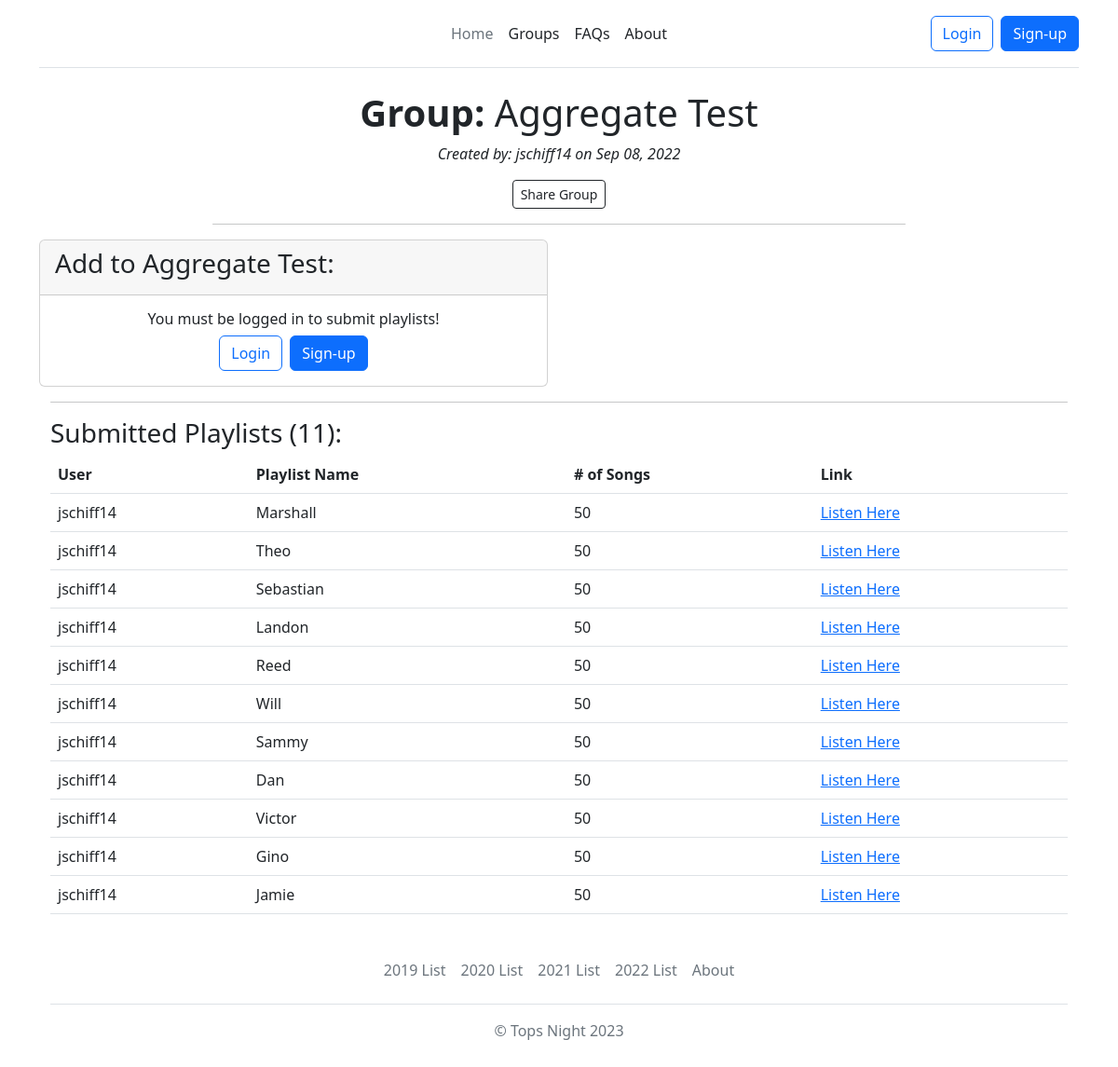
Screenshot of /ViewGroup/11 with the database file from the repository.
### TopsListGenerator/models.py (models this page shows, shortened)
class TopsGroup(models.Model):
	name = models.CharField(max_length=100)
	password = models.CharField(max_length=100)
	playlistHTML = models.TextField(blank=True,null=True)
	created = models.DateTimeField(auto_now_add=True)
	playlistlength = models.IntegerField(blank=True,null=True)
	min_date = models.DateField(blank=True,null=True)
	max_date = models.DateField(blank=True,null=True)
	user = models.ForeignKey(User, on_delete=models.CASCADE)

class Playlist(models.Model):
	name = models.CharField(max_length=100)
	url = models.URLField()
	songs = models.IntegerField(blank=True,null=True)
	playlistHTML = models.TextField(blank=True,null=True)
	created = models.DateTimeField(auto_now_add=True)
	user = models.ForeignKey(User, on_delete=models.CASCADE)
	groups = models.ManyToManyField(TopsGroup)

### TopsListGenerator/views.py (the view)
# urls.py: path("ViewGroup/<int:group_pk>", views.viewgroup, name="viewgroup"),
def viewgroup(request, group_pk):
    if request.user.is_authenticated:
        group = get_object_or_404(TopsGroup, pk=group_pk)
        playlists = Playlist.objects.filter(user=request.user).exclude(groups=group)
        group_playlists = Playlist.objects.filter(groups=group_pk)
        if request.method == "GET":
            return render(request, 'TopsListGenerator/viewgroup.html', {'group' : group, 'playlists' : playlists, 'group_playlists' : group_playlists})
        else:
            if request.POST.get('password') == group.password:
                playlist = get_object_or_404(Playlist, pk=request.POST.get('playlist'))
                playlist.groups.add(group)
                messages.success(request, f"{playlist.name} added to {group.name} successfully!")
                return render(request, 'TopsListGenerator/viewgroup.html', {'group' : group, 'playlists' : playlists, 'group_playlists' : group_playlists})
            else:
                return render(request, 'TopsListGenerator/viewgroup.html', {'group' : group, 'playlists' : playlists, 'group_playlists' : group_playlists, 'error' : 'Incorrect Password'})
    else:
       group = get_object_or_404(TopsGroup, pk=group_pk)
       group_playlists = Playlist.objects.filter(groups=group_pk)
       return render(request, 'TopsListGenerator/viewgroup.html', {'group' : group, 'group_playlists' : group_playlists})

### TopsListGenerator/templates/TopsListGenerator/viewgroup.html (shortened to what this page needs)
{% extends 'TopsListGenerator/base.html' %}
{% block content %}
<div class="col-8 mx-auto">
	<h1 class="text-center"><strong>Group:</strong> {{ group.name }}</h1>
	<p class="fst-italic text-center">Created by: {{ group.user }} on {{ group.created|date:"M d, Y" }}</p>
	<div class="one d-flex justify-content-center">
		<button type="button" class="btn btn-outline-dark btn-sm" onclick="copyText()" data-bs-toggle="popover" title="Link Copied!">Share Group</button>
	</div>
	<hr class="rounded">
</div>
<div class="row">
	<div class="col-6">
		<div class="card">
		  <div class="card-header">
		    <h3>Add to {{ group.name }}:</h3>
		  </div>
  			<div class="card-body">
  			{% if user.is_authenticated %}
				{% if playlists %}
				<form method="POST" action="{% url 'viewgroup' group.pk %}">
		        	{% csrf_token %}
		            <div class="form-floating mb-3">
		                <select class="form-select" aria-label="Default select example" name="playlist" required id="id_playlist">
			                {% for p in playlists %}
			                	<option value="{{ p.id }}">{{ p.name }}</option>
			                {% endfor %}
					    </select>
		                <label for="name">Playlist</label>
		                <div id="playlistHelp" class="form-text">Select an imported playlist</div>
		            </div>
		            <div class="form-floating mb-3">
		                <input type="password" class="form-control" id="password" name="password"placeholder="password">
		                <label for="password">Group Password</label>
		                <div id="passwordHelp" class="form-text">Input {{ group.name }}'s password</div>
		            </div>
		            <button type="submit" class="btn btn-primary">Submit Playlist</button>
		        </form>
				{% else %}
				<h6 class="text-center">No playlists to add!</h6>
				<div class="d-flex justify-content-center">
					<a role="button" class="btn btn-outline-primary" href="{% url 'importplaylist' %}">Import Playlist</a>
				</div>
				{% endif %}
			{% else %}
				<h6 class="text-center">You must be logged in to submit playlists!</h6>
				<div class="d-flex justify-content-center">
			        <table>
			          <form action="{% url 'loginuser' %}">
			              <button type="submit" class="btn btn-outline-primary me-2">Login</button>
			          </form>
			          <form action="{% url 'signupuser' %}">
			              <button type="submit" class="btn btn-primary">Sign-up</button>
			          </form>
			        </table>
				</div>
			{% endif %}
			</div>
		</div>
	</div>
</div>
<div class="container">
	<hr class="rounded">
	{% if group_playlists %}
	<h3>Submitted Playlists ({{ group_playlists.count }}):</h3>
	<table class="table table-hover">
	  	<thead>
	    	<tr>
		      <th scope="col">User</th>
		      <th scope="col">Playlist Name</th>
		      <th scope="col"># of Songs</th>
		      <th scope="col">Link</th>
	    	</tr>
	  	</thead>
	  	<tbody>
	  	{% for playlist in group_playlists %}
	  		<tr>
		  		<td>{{ playlist.user }}</td>
		      	<td>{{ playlist.name }}</td>
		      	<td>{{ playlist.songs }}</td>
		      	<td><a href="{{ playlist.url }}" target="_blank" rel="noopener noreferrer">Listen Here</a></td>
		    </tr>
		{% endfor %}
		</tbody>
	</table>
	{% else %}
	<div class="text-center">
	    <h2>No playlists have been submitted yet!</h2>
	</div>
</div>
{% endif %}
{% endblock %}

### rows the page displays
TopsGroup: name "Aggregate Test", user "jschiff14", created "Sep 08, 2022"
Playlist: user "jschiff14", name "Marshall", songs "50"
Playlist: user "jschiff14", name "Theo", songs "50"
Playlist: user "jschiff14", name "Sebastian", songs "50"
Playlist: user "jschiff14", name "Landon", songs "50"
Playlist: user "jschiff14", name "Reed", songs "50"
Playlist: user "jschiff14", name "Will", songs "50"
Playlist: user "jschiff14", name "Sammy", songs "50"
Playlist: user "jschiff14", name "Dan", songs "50"
Playlist: user "jschiff14", name "Victor", songs "50"
Playlist: user "jschiff14", name "Gino", songs "50"
Playlist: user "jschiff14", name "Jamie", songs "50"

### other values shown
{{ group_playlists.count }} "11"
